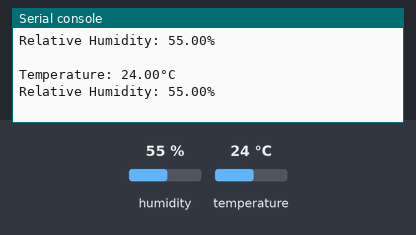
The program below on a simulated ESP32 board running MicroPython. Parts: the last lines printed to the serial console. The inputs (shaded band) are chosen by the test bench; at power-on: humidity 55 %, temperature 24 °C. Library files of the repository ran but are not shown: sht4x.py.

Above: at 1.2 s.
1.3 s: humidity set to 22 %
At 2.2 s:
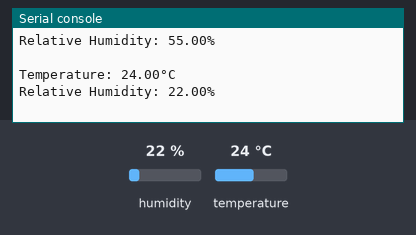
2.8 s: temperature set to 12 °C
At 3.5 s:
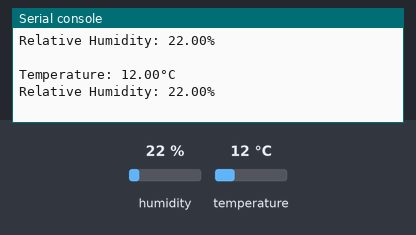
4.3 s: humidity set to 40 %
At 5.7 s:
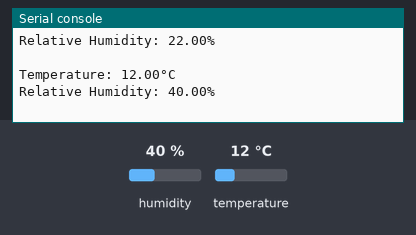
Timing chart, 0 to 7.3 s (numbered marks = the images above; inputs shaded):
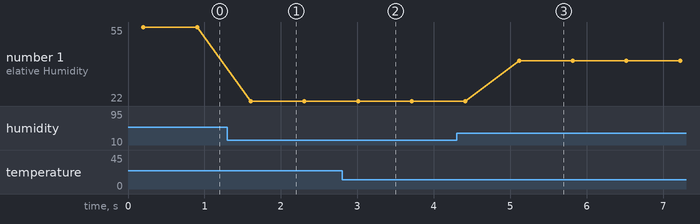

The program:

main.py
```python
# (licence header left out)
import time

from machine import I2C, Pin

import sht4x

# CYD (ESP32-2432S028R): sensor wired to GPIO 27 (SDA) / GPIO 22 (SCL)
i2c = I2C(0, sda=Pin(27), scl=Pin(22), freq=100_000)
sht = sht4x.SHT4X(i2c)

while True:
    temperature, relative_humidity = sht.measurements
    print(f"Temperature: {temperature:.2f}°C")
    print(f"Relative Humidity: {relative_humidity:.2f}%")
    print()
    time.sleep(0.5)
```

Measured:
- after the input at 1.3 s, the serial console: prints a new line after 0.31 s (image 1)
- after the input at 2.8 s, the serial console: prints a new line after 0.21 s (image 2)
- after the input at 4.3 s, the serial console: prints a new line after 0.82 s (image 3)
- plotted number 1: 55 → 22 after the input at 1.3 s, 22 → 40 after the input at 4.3 s
